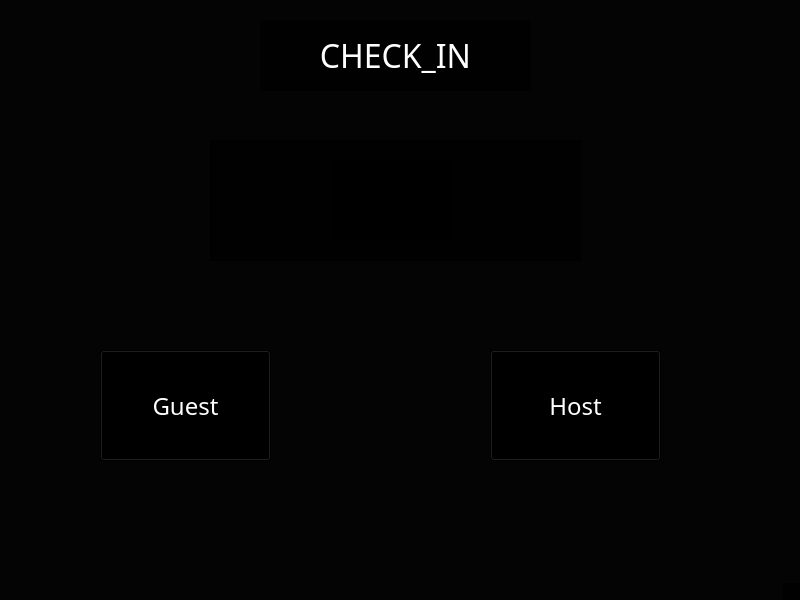
<?xml version="1.0" encoding="UTF-8"?>
<ui version="4.0">
 <class>MainWindow</class>
 <widget class="QMainWindow" name="MainWindow">
  <property name="enabled">
   <bool>true</bool>
  </property>
  <property name="geometry">
   <rect>
    <x>0</x>
    <y>0</y>
    <width>800</width>
    <height>600</height>
   </rect>
  </property>
  <property name="font">
   <font>
    <family>BM Jua</family>
    <pointsize>36</pointsize>
   </font>
  </property>
  <property name="windowTitle">
   <string>MainWindow</string>
  </property>
  <property name="styleSheet">
   <string notr="true">background-color: rgba(0, 0, 0, 191);</string>
  </property>
  <property name="locale">
   <locale language="English" country="UnitedStates"/>
  </property>
  <property name="toolButtonStyle">
   <enum>Qt::ToolButtonIconOnly</enum>
  </property>
  <property name="animated">
   <bool>false</bool>
  </property>
  <property name="tabShape">
   <enum>QTabWidget::Rounded</enum>
  </property>
  <widget class="QWidget" name="centralwidget">
   <widget class="QPushButton" name="btnGuest">
    <property name="geometry">
     <rect>
      <x>100</x>
      <y>350</y>
      <width>171</width>
      <height>111</height>
     </rect>
    </property>
    <property name="font">
     <font>
      <family>BM Jua</family>
      <pointsize>18</pointsize>
     </font>
    </property>
    <property name="styleSheet">
     <string notr="true">color: rgb(255, 255, 255);</string>
    </property>
    <property name="text">
     <string>Guest</string>
    </property>
   </widget>
   <widget class="QLabel" name="label">
    <property name="geometry">
     <rect>
      <x>260</x>
      <y>20</y>
      <width>271</width>
      <height>71</height>
     </rect>
    </property>
    <property name="font">
     <font>
      <family>BM Jua</family>
      <pointsize>24</pointsize>
     </font>
    </property>
    <property name="text">
     <string>&lt;html&gt;&lt;head/&gt;&lt;body&gt;&lt;p&gt;&lt;span style=&quot; color:#ffffff;&quot;&gt;CHECK_IN&lt;/span&gt;&lt;/p&gt;&lt;/body&gt;&lt;/html&gt;</string>
    </property>
    <property name="alignment">
     <set>Qt::AlignCenter</set>
    </property>
   </widget>
   <widget class="QPushButton" name="btnHost">
    <property name="geometry">
     <rect>
      <x>490</x>
      <y>350</y>
      <width>171</width>
      <height>111</height>
     </rect>
    </property>
    <property name="font">
     <font>
      <family>BM Jua</family>
      <pointsize>18</pointsize>
     </font>
    </property>
    <property name="styleSheet">
     <string notr="true">color: rgb(255, 255, 255);</string>
    </property>
    <property name="text">
     <string>Host</string>
    </property>
   </widget>
   <widget class="QLabel" name="Layout">
    <property name="geometry">
     <rect>
      <x>210</x>
      <y>140</y>
      <width>371</width>
      <height>121</height>
     </rect>
    </property>
    <property name="font">
     <font>
      <family>BM Jua</family>
      <pointsize>24</pointsize>
     </font>
    </property>
    <property name="frameShape">
     <enum>QFrame::Box</enum>
    </property>
    <property name="text">
     <string/>
    </property>
   </widget>
   <widget class="QWidget" name="widget" native="true">
    <property name="geometry">
     <rect>
      <x>330</x>
      <y>160</y>
      <width>120</width>
      <height>80</height>
     </rect>
    </property>
   </widget>
  </widget>
  <widget class="QMenuBar" name="menubar">
   <property name="geometry">
    <rect>
     <x>0</x>
     <y>0</y>
     <width>800</width>
     <height>24</height>
    </rect>
   </property>
  </widget>
  <widget class="QStatusBar" name="statusbar"/>
 </widget>
 <resources>
  <include location="myres.qrc"/>
 </resources>
 <connections/>
 <slots>
  <slot>guest()</slot>
  <slot>host()</slot>
  <slot>Digital()</slot>
 </slots>
</ui>
